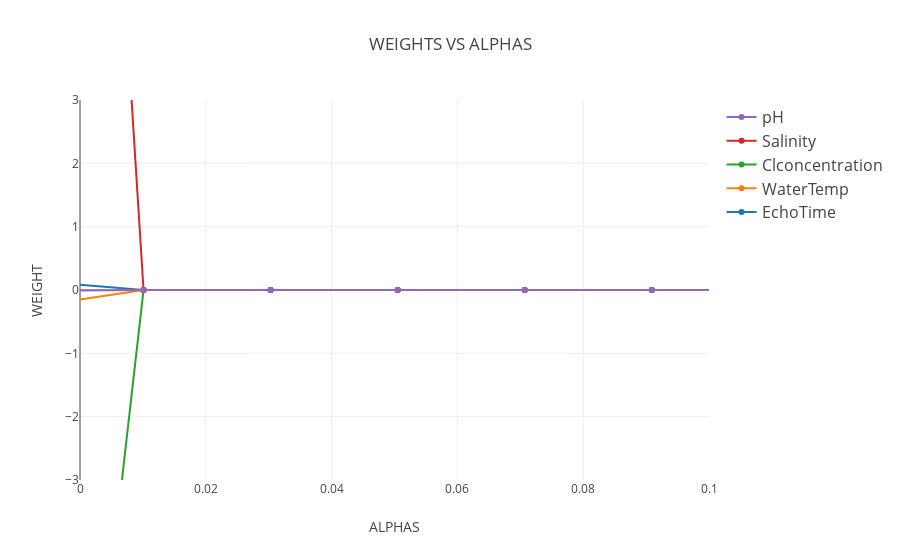

Notebook code for this chart:
### Markdown cell above
## WEIGHT VS ALPHA ##

### Code cell
data = []
for r in range(len(X_train.columns)):
    trace = go.Scatter(
        x = alphas_lasso,
        y = coefs[:, r],
        mode = 'lines+markers',
        name = X_train.columns[r],
        line = dict(shape = 'linear')
    )
    data.append(trace)
layout = dict(
    title = 'WEIGHTS VS ALPHAS',
    yaxis = dict(
        range = [-3, 3],
        title = 'WEIGHT'
    ),
    xaxis = dict(
        range = [0, 0.1],
        title = 'ALPHAS'
    ),
    legend = dict(
        traceorder = 'reversed',
        font = dict(size = 16)
    ))

fig = dict(data = data, layout = layout)
plot.iplot(fig, filename = 'WEIGHT_VS_ALPHA_SONAR')
